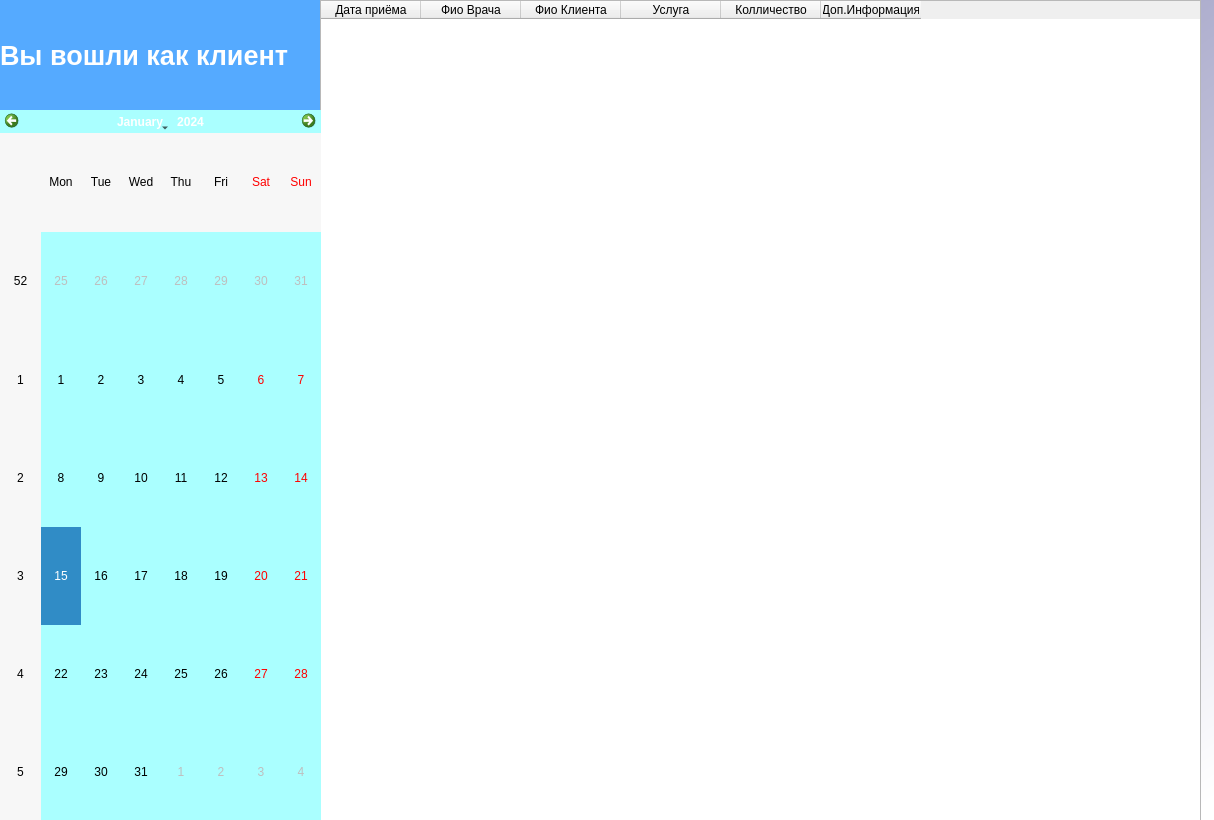
<?xml version="1.0" encoding="UTF-8"?>
<ui version="4.0">
 <class>Dialog</class>
 <widget class="QDialog" name="Dialog">
  <property name="geometry">
   <rect>
    <x>0</x>
    <y>0</y>
    <width>1214</width>
    <height>820</height>
   </rect>
  </property>
  <property name="windowTitle">
   <string>Dialog</string>
  </property>
  <property name="styleSheet">
   <string notr="true">QWidget#bgwidget{
background-color:qlineargradient(spread:pad, x1:0.091, y1:0.101636, x2:0.991379, y2:0.977, stop:0 rgba(107,107,165, 255), stop:1 rgba(255, 255, 255, 255));}</string>
  </property>
  <widget class="QWidget" name="bgwidget" native="true">
   <property name="geometry">
    <rect>
     <x>0</x>
     <y>0</y>
     <width>1221</width>
     <height>821</height>
    </rect>
   </property>
   <property name="styleSheet">
    <string notr="true">QWidget#bgwidget{
background-color:qlineargradient(spread:pad, x1:0.091, y1:0.101636, x2:0.991379, y2:0.977, stop:0 rgba(107,107,165, 255), stop:1 rgba(255, 255, 255, 255));}</string>
   </property>
   <widget class="QLabel" name="label">
    <property name="geometry">
     <rect>
      <x>0</x>
      <y>0</y>
      <width>321</width>
      <height>111</height>
     </rect>
    </property>
    <property name="styleSheet">
     <string notr="true">background-color: rgb(85, 170, 255);
</string>
    </property>
    <property name="text">
     <string>&lt;html&gt;&lt;head/&gt;&lt;body&gt;&lt;p&gt;&lt;span style=&quot; font-size:20pt; font-weight:600; color:#ffffff;&quot;&gt;Вы вошли как клиент&lt;/span&gt;&lt;/p&gt;&lt;/body&gt;&lt;/html&gt;</string>
    </property>
   </widget>
   <widget class="QLabel" name="loginlabel">
    <property name="geometry">
     <rect>
      <x>0</x>
      <y>0</y>
      <width>111</width>
      <height>51</height>
     </rect>
    </property>
    <property name="styleSheet">
     <string notr="true">color: rgb(255, 255, 255);</string>
    </property>
    <property name="text">
     <string>&lt;html&gt;&lt;head/&gt;&lt;body&gt;&lt;p&gt;&lt;span style=&quot; font-size:12pt;&quot;&gt;&lt;br/&gt;&lt;/span&gt;&lt;/p&gt;&lt;/body&gt;&lt;/html&gt;</string>
    </property>
   </widget>
   <widget class="QTableWidget" name="tableWidget">
    <property name="geometry">
     <rect>
      <x>320</x>
      <y>0</y>
      <width>881</width>
      <height>821</height>
     </rect>
    </property>
    <column>
     <property name="text">
      <string>Дата приёма</string>
     </property>
    </column>
    <column>
     <property name="text">
      <string>Фио Врача</string>
     </property>
    </column>
    <column>
     <property name="text">
      <string>Фио Клиента</string>
     </property>
    </column>
    <column>
     <property name="text">
      <string>Услуга</string>
     </property>
    </column>
    <column>
     <property name="text">
      <string>Колличество</string>
     </property>
    </column>
    <column>
     <property name="text">
      <string>Доп.Информация</string>
     </property>
    </column>
   </widget>
   <widget class="QCalendarWidget" name="calendarWidget">
    <property name="geometry">
     <rect>
      <x>0</x>
      <y>110</y>
      <width>321</width>
      <height>711</height>
     </rect>
    </property>
    <property name="styleSheet">
     <string notr="true">background-color: rgb(170, 255, 255);</string>
    </property>
   </widget>
  </widget>
 </widget>
 <resources/>
 <connections/>
</ui>
